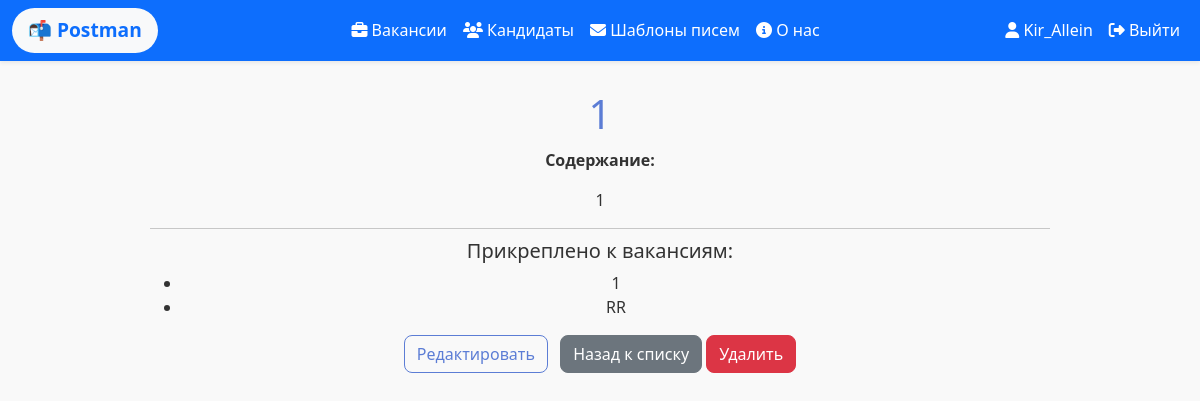
The app's page /data/template_detail/4/ (signed in) with its own data.
### data/models.py (models this page shows, shortened)
class User(AbstractUser):
    firstname = models.CharField(max_length=100)
    lastname = models.CharField(max_length=100)
    class Meta:
        verbose_name = 'Пользователь'
        verbose_name_plural = 'Пользователи'

class Template(models.Model):
    title = models.CharField(max_length=150, blank=True)
    content = models.TextField(blank=True)
    class Meta:
        verbose_name = "Письмо"
        verbose_name_plural = "Письма"

class Vacancy(models.Model):
    title = models.CharField(max_length=100, blank=True)
    description = models.TextField(blank=True)
    user = models.ForeignKey(
        User,
        on_delete=models.SET_NULL,
        null=True,
        blank=True,
        related_name="vacancies",
        verbose_name="Пользователь"
    )
    candidates = models.ManyToManyField(Candidate, related_name='vacancies', blank=True)
    templates = models.ManyToManyField(Template,related_name='vacancies', blank=True)
    class Meta:
        verbose_name = "Вакансия"
        verbose_name_plural = "Вакансии"

### data/views.py (the view)
# urls.py: path('template_detail/<int:pk>/', views.template_detail, name='template_detail'), # детали по конкретнму письму
@login_required
def template_detail(request, pk):
    template = get_object_or_404(Template, pk=pk)
    return render(request, 'data/template_detail.html', {'template': template})

### data/templates/data/template_detail.html (shortened to what this page needs)
{% extends "main/base.html" %}
{% block content %}
<h1>{{ template.title }}</h1>
<p><strong>Содержание:</strong></p>
<p>{{ template.content }}</p>
<hr>
<h5>Прикреплено к вакансиям:</h5>
<ul>
    {% for vacancy in template.vacancies.all %}
    <li>{{ vacancy.title }}</li>
    {% empty %}
    <p>Пока ни к чему не прикреплено.</p>
    {% endfor %}
</ul>
<a href="{% url 'template_edit' template.id %}" class="btn btn-outline-primary">Редактировать</a>
<a href="{% url 'templates' %}" class="btn btn-secondary ms-2">Назад к списку</a>
<form action="{% url 'template_delete' template.id %}" method="post" style="display:inline;">
    <button type="submit" class="btn btn-danger" onclick="return confirm('Удалить письмо?')">Удалить</button>
</form>
{% endblock %}

### main/templates/main/base.html (shortened to what this page needs)
{% load static %}
<!DOCTYPE html>
<html lang="ru">
<head>
    <link rel="stylesheet" href="https://cdn.jsdelivr.net/npm/bootstrap@5.3.3/dist/css/bootstrap.min.css">
    <link rel="stylesheet" href="https://cdn.jsdelivr.net/npm/@fortawesome/fontawesome-free@6.6.0/css/all.min.css">
    <link rel="stylesheet" href="{% static 'main/css/main.css' %}?v=1">
</head>
<body>
<nav class="navbar navbar-expand-lg navbar-dark fixed-top bg-primary shadow-sm custom-navbar">
    <div class="container-fluid">
        <a class="navbar-brand fw-bold px-3 py-2 bg-light text-primary rounded-pill" href="{% url 'index' %}" style="font-weight: bold; font-size: 1.2rem;">
            📬 Postman
        </a>
        {% if user.is_authenticated %}
        <div class="collapse navbar-collapse justify-content-center" id="navbarNav">
            <ul class="navbar-nav text-center">
                <li class="nav-item">
                    <a class="nav-link nav-effect text-white" href="{% url 'vacancies' %}"><i class="fas fa-briefcase"></i> Вакансии</a>
                </li>
                <li class="nav-item">
                    <a class="nav-link nav-effect text-white" href="{% url 'candidates' %}"><i class="fas fa-users"></i> Кандидаты</a>
                </li>
                <li class="nav-item">
                    <a class="nav-link nav-effect text-white" href="{% url 'templates' %}"><i class="fas fa-envelope"></i> Шаблоны писем</a>
                </li>
                <li class="nav-item">
                    <a class="nav-link nav-effect text-white" href="{% url 'about' %}"><i class="fas fa-info-circle"></i> О нас</a>
                </li>
            </ul>
        </div>
        {% endif %}
        <div class="navbar-nav ms-auto">
            {% if user.is_authenticated %}
                <a href="{% url 'dashboard' %}" class="nav-link nav-effect text-white"><i class="fas fa-user"></i> {{ user.username }}</a>
                <a href="{% url 'logout' %}" class="nav-link nav-effect text-white"><i class="fas fa-sign-out-alt"></i> Выйти</a>
            {% else %}
                <a href="{% url 'login' %}" class="nav-link nav-effect text-white"><i class="fas fa-sign-in-alt"></i> Войти</a>
                <a href="{% url 'register' %}" class="nav-link nav-effect text-white"><i class="fas fa-user-plus"></i> Регистрация</a>
            {% endif %}
        </div>
    </div>
</nav>
<main class="container" style="margin-top: 10px; margin-bottom: 50px; ">
    <div class="d-flex justify-content-center">
        <div class="w-100" style="max-width: 900px; text-align: center;">
            {% block content %}
            {% endblock %}
        </div>
    </div>
</main>
</body>
</html>

### main/static/main/css/main.css (style rules this page uses)
hr { margin: 10px 0; }
:root { --color-teal: #60cfcf; --color-blue: #5c7dd5; --color-green: #6dd66d; --color-orange: #ffa870; }
body { font-family: 'Segoe UI', sans-serif; background-color: #f9f9f9; color: #333; margin: 0; padding: 0; }
.custom-navbar { background-color: var(--color-blue); transition: background-color 0.3s ease, opacity 0.3s ease; z-index: 1000; }
.container { padding-top: 80px; text-align: center; }
button, .btn { border-radius: 8px; }
.btn-outline-primary { border-color: var(--color-blue); color: var(--color-blue); transition: all 0.2s; }
h1, h2, h3 { color: var(--color-blue); margin-top: 0; margin-bottom: 10px; }
a { text-decoration: none; }
.nav-effect { transition: all 0.3s ease; padding: 8px 12px; border-radius: 8px; }

### records on screen
User: username "Kir_Allein"
Template: title "1", content "1"
Vacancy: title "1"
Vacancy: title "RR"
